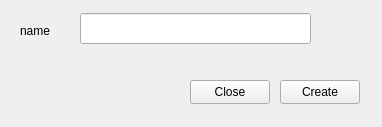
<?xml version="1.0" encoding="UTF-8"?>
<ui version="4.0">
 <class>TerrainGeneratorForm</class>
 <widget class="QWidget" name="TerrainGeneratorForm">
  <property name="geometry">
   <rect>
    <x>0</x>
    <y>0</y>
    <width>382</width>
    <height>127</height>
   </rect>
  </property>
  <property name="windowTitle">
   <string>Form</string>
  </property>
  <property name="styleSheet">
   <string notr="true"/>
  </property>
  <widget class="QLineEdit" name="lineEdit">
   <property name="geometry">
    <rect>
     <x>80</x>
     <y>13</y>
     <width>231</width>
     <height>31</height>
    </rect>
   </property>
  </widget>
  <widget class="QLabel" name="label">
   <property name="geometry">
    <rect>
     <x>20</x>
     <y>20</y>
     <width>58</width>
     <height>21</height>
    </rect>
   </property>
   <property name="text">
    <string>name </string>
   </property>
  </widget>
  <widget class="QPushButton" name="pushButton_create">
   <property name="geometry">
    <rect>
     <x>280</x>
     <y>80</y>
     <width>80</width>
     <height>24</height>
    </rect>
   </property>
   <property name="text">
    <string>Create</string>
   </property>
  </widget>
  <widget class="QPushButton" name="pushButton_2">
   <property name="geometry">
    <rect>
     <x>190</x>
     <y>80</y>
     <width>80</width>
     <height>24</height>
    </rect>
   </property>
   <property name="text">
    <string>Close</string>
   </property>
  </widget>
 </widget>
 <resources/>
 <connections/>
</ui>
